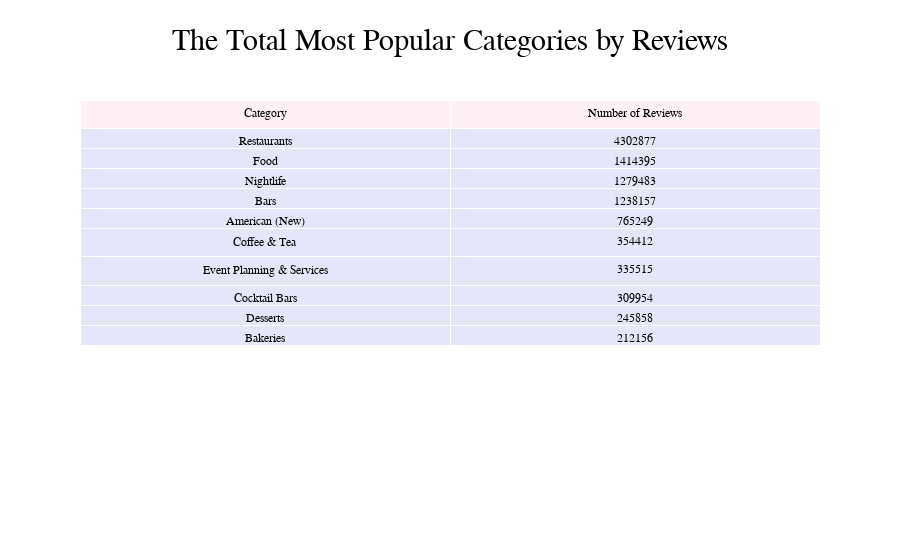

Write notebook code for a chart like this one.
### Code cell
# generating the interactive table

fig = go.Figure(data=[go.Table(
    columnwidth = [5,5],
    header=dict(values=list(review_est.columns),
                fill_color='lavenderblush',
                align='center'),
    cells=dict(values=[review_est['Category'], review_est['Number of Reviews']],
               fill_color='lavender',
               align='center'))
])
fig.update_layout(
    title_text = "The Total Most Popular Categories by Reviews",
    title_font_size=30,
    title_x=0.5,
    font_family="Times New Roman",
    font_color="black",
    title_font_family="Times New Roman",
    title_font_color="black"
)
fig.update_traces(cells_font=dict(size = 12))
fig.show()

### Figure 1 — Plotly figure (JSON) as saved in the notebook; plotly's stock layout.template omitted (floating-point values rounded to 4 significant figures)
{"data": [{"cells": {"align": "center", "fill": {"color": "lavender"}, "font": {"size": 12}, "values": [["Restaurants", "Food", "Nightlife", "Bars", "American (New)", "Coffee & Tea", "Event Planning & Services", "Cocktail Bars", "Desserts", "Bakeries"], [4302877, 1414395, 1279483, 1238157, 765249, 354412, 335515, 309954, 245858, 212156]]}, "columnwidth": [5, 5], "header": {"align": "center", "fill": {"color": "lavenderblush"}, "values": ["Category", "Number of Reviews"]}, "type": "table"}], "layout": {"font": {"color": "black", "family": "Times New Roman"}, "title": {"font": {"color": "black", "family": "Times New Roman", "size": 30}, "text": "The Total Most Popular Categories by Reviews", "x": 0.5}}}
